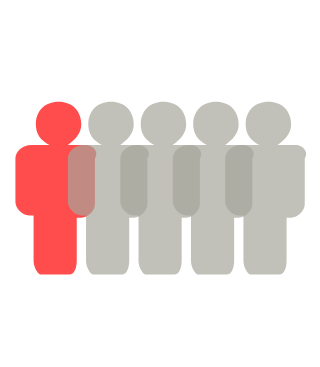

Describe this chart as a Vega-Lite specification.
### Vega-Lite specification from a JSON file in a GitHub repository (floating-point values rounded to 4 significant figures)
{"$schema": "https://vega.github.io/schema/vega-lite/v5.json", "config": {"view": {"stroke": ""}}, "width": "container", "height": 130, "data": {"values": [{"id": 1}, {"id": 2}, {"id": 3}, {"id": 4}, {"id": 5}]}, "transform": [{"calculate": "(datum.id/10)", "as": "col"}, {"calculate": "datum.id - datum.col*10", "as": "row"}], "mark": {"type": "point", "filled": true}, "encoding": {"x": {"field": "col", "type": "ordinal", "axis": null}, "y": {"field": "row", "type": "ordinal", "axis": null}, "shape": {"value": "M1.7 -1.7h-0.8c0.3 -0.2 0.6 -0.5 0.6 -0.9c0 -0.6 -0.4 -1 -1 -1c-0.6 0 -1 0.4 -1 1c0 0.4 0.2 0.7 0.6 0.9h-0.8c-0.4 0 -0.7 0.3 -0.7 0.6v1.9c0 0.3 0.3 0.6 0.6 0.6h0.2c0 0 0 0.1 0 0.1v1.9c0 0.3 0.2 0.6 0.3 0.6h1.3c0.2 0 0.3 -0.3 0.3 -0.6v-1.8c0 0 0 -0.1 0 -0.1h0.2c0.3 0 0.6 -0.3 0.6 -0.6v-2c0.2 -0.3 -0.1 -0.6 -0.4 -0.6z"}, "color": {"condition": {"test": "datum.id<=1", "value": "rgb(255, 0, 0)"}, "value": "rgb(167,165,156)"}, "size": {"value": 300}}, "params": [{"name": "highlight", "select": "interval"}]}
